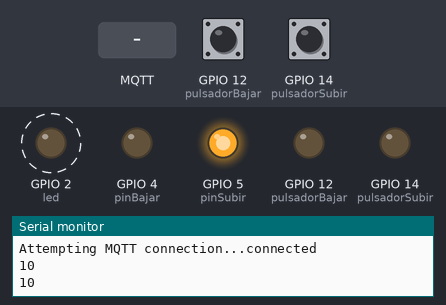
Bench run of a sketch on a simulated ESP8266 (NodeMCU). Shown: output pins drawn as LEDs (lit = HIGH), the last lines printed to the serial monitor. Dashed ring = blinking. Inputs (shaded band) come from the test bench; at power-on: GPIO 14 (pulsadorSubir) HIGH, GPIO 12 (pulsadorBajar) LOW. WiFi joins after 1.5 s; servers stay silent unless stated; no MQTT or app messages arrive unless stated.

Above: at 2.33 s.
2.8 s: MQTT message "Bajar" arrives on the first subscribed topic
5.8 s: GPIO 14 (pulsadorSubir) pulled LOW for 3.2 s
At 6.4 s:
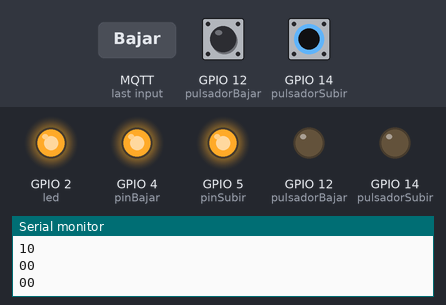
10.9 s: GPIO 12 (pulsadorBajar) pulled HIGH for 3.2 s
15.6 s: MQTT message "Subir" arrives on the first subscribed topic
At 16.06 s:
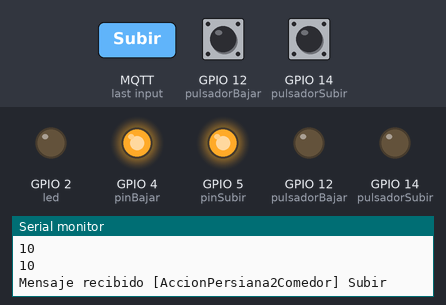
18.6 s: MQTT message "Parar" arrives on the first subscribed topic
At 18.98 s:
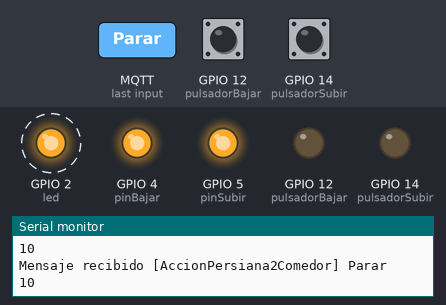
21.6 s: GPIO 12 (pulsadorBajar) driven HIGH and GPIO 14 (pulsadorSubir) driven LOW
At 23.1 s:
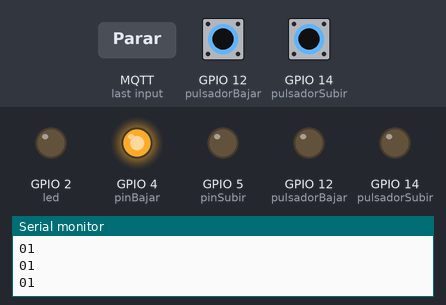
Timing chart, 0 to 24.6 s (numbered marks = the images above; inputs shaded):
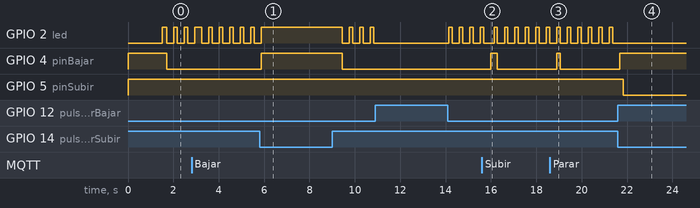

Measured:
- after the input at 5.8 s, GPIO 4 (pinBajar): LOW → HIGH after 0.07 s, → LOW 3.6 s later
- after the input at 15.6 s, GPIO 4 (pinBajar): LOW → HIGH after 0.39 s, → LOW 0.30 s later
- after the input at 18.6 s, GPIO 4 (pinBajar): LOW → HIGH after 0.31 s, → LOW 0.15 s later
- after the input at 21.6 s, GPIO 2 (led): stops changing and stays LOW; GPIO 4 (pinBajar): LOW → HIGH after 0.07 s; GPIO 5 (pinSubir): HIGH → LOW after 0.22 s
- by itself, GPIO 2 (led): repeats every 0.46 s: LOW 0.31 s, HIGH 0.15 s

The sketch:

PersianaV4.ino
```cpp
#include <ESP8266WiFi.h>
#include <PubSubClient.h>
/*#include <OneWire.h>
#include <DallasTemperature.h>*/
#include <ESP8266mDNS.h>

#define wifi_ssid "MiCasa"
#define wifi_password "1212cherokee"
#define mqtt_server "192.168.1.55"

#define Estado_Persiana_topic "EstadoPersiana2Comedor"
#define Temperatura_topic "TemperaturaComedor"
#define ONE_WIRE_BUS 14  // DS18B20 pin  D5

/*asignacion pines  NodeMCU */
const int pinSubir = 5; // D1
const int pinBajar = 4; // D2
const int pulsadorSubir = 14; //D5
const int pulsadorBajar = 12; //D6

int tiempo_temp=55000;  //tiempo subir o bajar persianas

// Update these with values suitable for your network.
IPAddress ip(192,168,1,121);  //Node static IP
IPAddress gateway(192,168,1,1);
IPAddress subnet(255,255,255,0);
/*instancias*/
WiFiClient espClient;
PubSubClient client(espClient);
/*OneWire oneWire(ONE_WIRE_BUS);
DallasTemperature DS18B20(&oneWire);*/

/*Variables Globales*/
String EstadoPersiana = "Desconocido";
String temperatura= "20";
long lastMsg = 0;
long lastTemp = 0;
long temp=0;
/*FUNCIONES*/
void callback(char* topic, byte* payload, unsigned int length) { /*Que hacer cuadno llega un mensaje*/
 //gestionar los mensajes recibidos en los topics subscritos
   Serial.print("Mensaje recibido [");  Serial.print(topic);  Serial.print("] ");
    String dato="";
    for (int i = 0; i < length ; i++) {
        Serial.print((char)payload[i]);
        dato=dato+(char)payload[i];
    }
  Serial.println("");
   // Comprobar si hay que subir o bajar
    if ( dato.equals("Subir")) {
    digitalWrite(2, LOW);   // Turn the LED on (Note that LOW is the voltage level
    subir();
  } else if (dato.equals("Bajar")){
    digitalWrite(2, HIGH);  // Turn the LED off by making the voltage HIGH
    bajar();
  }  else if (dato.equals("Parar")){
    parar();
    EstadoPersiana="Parada";
  }
 }

void setup() {
  pinMode(2, OUTPUT);        /* builtin led*/
  digitalWrite(2, LOW);      /*encender led  */
  pinMode(pinSubir, OUTPUT); /*Pin Subir*/
  pinMode(pinBajar, OUTPUT);  /*Pin Bajar*/
  pinMode(pulsadorSubir, INPUT);   /*Pin pulsador subir*/
  pinMode(pulsadorBajar, INPUT);   /*Pin pulsador bajar*/
  digitalWrite(pinSubir, HIGH);     //poner a 0 los reles
  digitalWrite(pinBajar, HIGH);
  digitalWrite(pulsadorSubir, HIGH); /*Activar pullups*/
  digitalWrite(pulsadorBajar, HIGH);
  Serial.begin(115200);
  setup_wifi();
  client.setServer(mqtt_server, 1883);
  client.setCallback(callback);
  if (!MDNS.begin("ESP_Persiana_Pequeña_Comedor")) {
    Serial.println("Error setting up MDNS responder!");
  }
  Serial.println("mDNS responder started");
  MDNS.addService("http", "tcp", 80); // Announce esp tcp service on port 8080
  MDNS.addService("mqtt", "tcp", 1883); // Announce esp tcp service on port 8080
  digitalWrite(2, HIGH);//apagar led
}

void setup_wifi() {
  delay(10);
  // We start by connecting to a WiFi network
  Serial.println();
  Serial.print("Connecting to ");
  Serial.println(wifi_ssid);
  WiFi.mode(WIFI_STA);
  WiFi.config(ip, gateway, subnet,gateway);
  WiFi.begin(wifi_ssid, wifi_password);
  while (WiFi.status() != WL_CONNECTED) {
    delay(500);
    Serial.print(".");
  }
  Serial.println("");
  Serial.println("WiFi connected");
  Serial.println("IP address: ");
  Serial.println(WiFi.localIP());
}

void reconnect() {
  // Loop until we're reconnected
  while (!client.connected()) {
    Serial.print("Attempting MQTT connection...");
    // Create a random client ID
    String clientId = "Persiana2Comedor";
    // Attempt to connect
    if (client.connect(clientId.c_str())) {
      Serial.println("connected");
      client.subscribe("AccionPersiana2Comedor"); /*SUSCRIBIRSE A LOS IN TOPICS*/
    } else {
      Serial.print("failed, rc=");
      Serial.print(client.state());
      Serial.println(" try again in 5 seconds");
      // Wait 5 seconds before retrying
      delay(5000);
    }
  }
}

/*void GetTemperature(){
  DS18B20.requestTemperatures();
  temp = DS18B20.getTempCByIndex(0);
  Serial.println("TEmperatura:");
  Serial.println(temp);
}*/

void leer_entradas_pulsadores(){
 int pSubir=digitalRead(pulsadorSubir);
 int pBajar=digitalRead(pulsadorBajar);
 Serial.print(pSubir);
 Serial.println(pBajar);
 if(pSubir==LOW && pBajar==HIGH){             //activos con low
   digitalWrite(2, LOW);   // Turn the LED on (Note that LOW is the voltage level
   subir();
   initPulsadores();
 }else if(pSubir==HIGH && pBajar==LOW){
   digitalWrite(2, HIGH);  // Turn the LED off by making the voltage HIGH
   bajar();
   initPulsadores();
 }else if(pSubir==LOW && pBajar==LOW){
   parar();
   EstadoPersiana="Parada";
   initPulsadores();
 }
 delay(300);
}

void loop() {
  if (!client.connected()) {
    reconnect();
  }
  client.loop();
  leer_entradas_pulsadores();
  //enviar topics ciclicamente para refrescar datos
 long now = millis();  //temporizar publicaciones
  if (now - lastMsg > 30000) {
    lastMsg = now;
   // GetTemperature();
    Publicar();
  }
  long nowT = millis(); //temporizar accion persianas
  if (nowT - lastTemp > tiempo_temp) {
    if (EstadoPersiana.equals("Subiendo")||EstadoPersiana.equals("Bajando") ){
     parar();
    }
    lastTemp = nowT;
  }

}

void subir(){
 digitalWrite(pinBajar,HIGH);
 delay(150); /*retraso para que no se enganchen los reles chinos*/
 digitalWrite(pinSubir,LOW);
 digitalWrite(2, LOW);//encender led
 EstadoPersiana = "Subiendo";
 Publicar();
 }

void bajar(){
 digitalWrite(pinSubir,HIGH);
 delay(150); /*retraso para que no se enganchen los reles chinos*/
 digitalWrite(pinBajar,LOW);
 digitalWrite(2, LOW);//encender led
 EstadoPersiana = "Bajando";
 Publicar();
}

void parar(){
 digitalWrite(pinBajar,HIGH);
 digitalWrite(pinSubir,HIGH);
 digitalWrite(2, HIGH);//apagar led
 if (EstadoPersiana.equals("Subiendo")){
  EstadoPersiana="Arriba";
 } else if (EstadoPersiana.equals("Bajando"))  {
  EstadoPersiana="Abajo";
 } else {
  EstadoPersiana="Parada";
 }
 Publicar();
}

void Publicar(){
  client.publish(Estado_Persiana_topic, String(EstadoPersiana).c_str(), true);
  client.publish(Temperatura_topic, String(temp).c_str(), true);
}

void initPulsadores(){
   pinMode(pulsadorSubir, OUTPUT);   /*Pin pulsador subir*/
  pinMode(pulsadorBajar, OUTPUT);   /*Pin pulsador bajar*/
  delay(10);
  pinMode(pulsadorSubir, INPUT);   /*Pin pulsador subir*/
  pinMode(pulsadorBajar, INPUT);   /*Pin pulsador bajar*/
  digitalWrite(pulsadorSubir, HIGH); /*Activar pullups*/
  digitalWrite(pulsadorBajar, HIGH);
}
```
